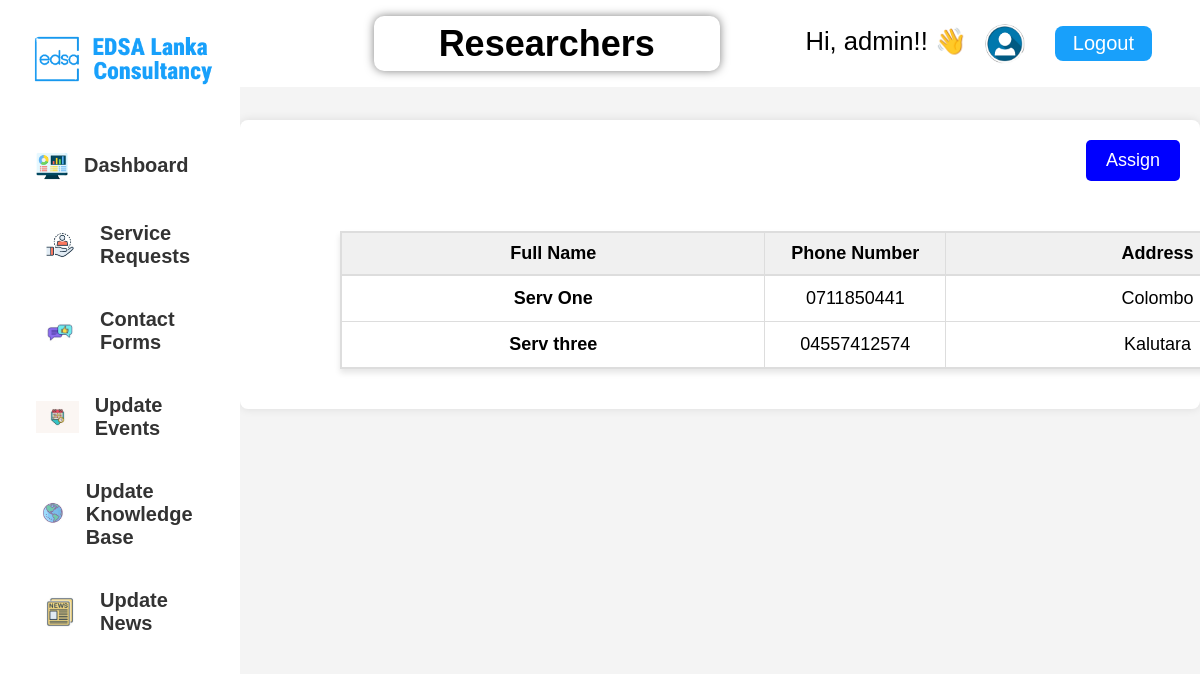
The page /companyworkers/servicerequest/reaserch.php (signed in) on the database its author committed.
### tables this page shows
CREATE TABLE `serviceproviders` (
  `provider_id` int(11) NOT NULL,
  `username` varchar(255) NOT NULL,
  `password` varchar(255) NOT NULL,
  `email` varchar(255) NOT NULL,
  `full_name` varchar(255) DEFAULT NULL,
  `phone` varchar(20) DEFAULT NULL,
  `address` text DEFAULT NULL,
  `field` varchar(255) NOT NULL,
  `speciality` varchar(255) DEFAULT NULL,
  `created_at` timestamp NOT NULL DEFAULT current_timestamp()
);

### companyworkers/servicerequest/reaserch.php (the view, shortened to what this page needs)
<?php
  require_once '../../config/config.php';
  $username = $_SESSION['username'];
?>
<!DOCTYPE html>
<html lang="en">
<head>
  <link rel="stylesheet" href="servicerequest.css">
  <link rel="stylesheet" href="../sidebar.css">
</head>
<body>
  <div class="container">
    <div class="sidebar">
      <div class="logo">
        <img src="../images/logo.png" alt="EDSA Lanka Consultancy Logo">
      </div>
      <ul class="menu">
        <li>
        <a href="../dashboard/dashboard.php">
            <button>
              <img src="../images/dashboard.png" alt="Dashboard">
              Dashboard
            </button>
          </a>
        </li>
        <li>
          <a href="../servicerequest.php">
            <button>
              <img src="../images/service.jpg" alt="servicerequest">
              Service Requests
            </button>
          </a>
        </li>
        <li>
          <a href="../contactforums/contactforum.html">
            <button>
              <img src="../images/contact forms.jpg" alt="contactforms">
              Contact Forms
            </button>
          </a>
        </li>
        <li>
          <a href="../updateevents/updateevents.php">
            <button>
              <img src="../images/events.jpg" alt="events">
              Update Events
            </button>
          </a>
        </li>
        <li>
          <a href="../updateknowlgebase/initial.php">
          <button>
            <img src="../images/knowlegdebase.jpg" alt="knowldgedebase">
            Update Knowledge Base
          </button>
          </a>
        </li>
        <li>
          <a href="../updatenews/initial.php">
          <button>
            <img src="../images/news.jpg" alt="News">
            Update News
          </button>
          </a>
        </li>
      </ul>
    </div>
    <div class="main-wrapper">
      <div class="navbar">
      <div class="controls card1">
            <h1>Researchers</h1>
        </div>
        <div class="profile">
          <p>Hi, <?php echo $username ?>!! 👋</p>
          <a href="../SP_Profile/Profile.html">
            <img src="../images/user.png" alt="Profile">
          </a>
        </div>
        <a href="../../Login/Logout.php" class="logout">Logout</a>
      </div>
      <div class="main-container">
      <div style="text-align: right;">
        <input type="submit" value="Assign" name="submit" class="submit-button">
      </div>
      <div class="table-container">
      <table class="table table-hover">
        <thead>
        <tr>
    <th scope="col" style="width: 25%;">Full Name</th>
    <th scope="col" style="width: 10%;">Phone Number</th>
    <th scope="col" style="width: 25%;">Address</th>
</tr>
</thead>
<tbody>
    <?php
    $sql = "SELECT * FROM serviceproviders WHERE speciality = 'Research'";
    $result = mysqli_query($conn, $sql);
    if ($result) {
        while ($row = mysqli_fetch_assoc($result)) {
            $full_name = $row['full_name'];
            $phone = $row['phone'];
            $address = $row['address'];
            $unique_id = uniqid();
            echo '<tr>
                <th scope="row">' . $full_name . '</th>
                <td>' . $phone . '</td>
                <td>' . $address . '</td>
                <td>
                    <label for="' . $unique_id . '" class="checkbox-label">
                        <input type="checkbox" id="' . $unique_id . '" name="action[]" value="' . $full_name . '" class="hidden-checkbox">
                        <span class="custom-checkbox"></span>
                    </label>
                </td>
            </tr>';
        }
    }
    ?>
</tbody>
      </div>
  </div>
  </div>
  </div>
</body>
</html>

### companyworkers/servicerequest/servicerequest.css (style rules this page uses)
.table-container { width: 90%; overflow-x: auto; margin-bottom: 20px; }
.table { width: 100%; border-collapse: collapse; min-width: 600px; }
.table th, .table td { padding: 12px 15px; text-align: left; border-bottom: 1px solid #ddd; }
.table thead tr { background-color: #f8f9fa; border-bottom: 2px solid #ddd; }
.main-container { padding: 20px; width: 100%; box-sizing: border-box; }
.main-wrapper { flex: 1; display: flex; flex-direction: column; overflow-x: hidden; }

### companyworkers/sidebar.css (style rules this page uses)
* { margin: 0; padding: 0; box-sizing: border-box; }
body { font-family: Arial, sans-serif; background-color: #f4f4f4; min-height: 100vh; }
.container { display: flex; width: 100%; }
.sidebar { background-color: white; width: 20vw; padding: 3vh; display: flex; flex-direction: column; align-items: center; position: fixed; height: 100vh; }
.sidebar .logo img { width: 100%; max-width: 20vw; margin-bottom: 5vh; }
.menu { list-style: none; width: 100%; }
.menu li { margin-bottom: 2vh; }
.menu a { text-decoration: none; }
.menu button { display: flex; align-items: center; font-size: 2.5vh; font-weight: bold; width: 100%; padding: 1.5vh; color: #333; background-color: #fff; border: none; cursor: pointer; text-align: left; border-radius: 1vh; gap: 1vh; text-decoration: none; }
.menu img { width: auto; height: 4vh; object-fit: contain; margin-right: 1vh; }
.navbar { width: 80vw; background-color: white; color: #18A0FB; margin-left: 0; padding: 2vh 4vw; position: fixed; z-index: 2; display: flex; justify-content: flex-end; align-items: center; }
.navbar a { color: #18A0FB; text-decoration: none; font-size: 2.5vh; padding: 0.8vh 1.5vw; margin-left: 1.5vw; border-radius: 1vh; display: flex; align-items: center; justify-content: center; }
.navbar a img { max-width: 100%; max-height: 100%; width: 5vh; height: 5vh; border-radius: 50%; }
.profile { display: flex; align-items: center; margin-right: 1vw; }
.profile a { padding: 0; background-color: #fff; border: none; cursor: pointer; border-radius: 50%; width: 5vh; height: 5vh; display: flex; justify-content: center; align-items: center; }
.logout { background-color: #18A0FB; color: white !important; }
.main-wrapper { width: 80vw; margin-left: 20vw; flex-direction: row; justify-content: center; }
.main-container { max-width: 100%; margin: 5vh; background: #fff; padding: 20px; border-radius: 8px; box-shadow: 0 0 10px rgba(0, 0, 0, 0.1); align-items: center; justify-content: center; margin-top: 15vh; }
.submit-button { font-size: 18px; color: white; background-color: blue; padding: 10px 20px; border: none; border-radius: 5px; cursor: pointer; transition: 0.3s ease; }
.table-container { max-height: 800px; overflow-y: auto; border: 1px solid #ddd; margin-top: 50px; box-shadow: 0px 4px 6px rgba(0, 0, 0, 0.1); width: 1200px; align-items: center; justify-content: center; justify-items: center; margin-left: 80px; }
.table { width: 100%; border-collapse: collapse; border-spacing: 0; font-size: 18px; text-align: left; }
.table thead th { background-color: #f0f0f0; color: rgb(0, 0, 0); padding: 10px; border: 1px solid #ddd; text-align: center; }
.table tbody tr:nth-child(odd) { background-color: #ffffff; }
.table tbody tr:nth-child(even) { background-color: #ffffff; }
.table td, .table th { padding: 10px; border: 1px solid #ddd; text-align: center; vertical-align: middle; }
p { font-size: 1.6rem; margin-bottom: 5px; color: #000000; }
.controls { width: 40%; height: 55px; padding: 20px; display: flex; flex-direction: column; justify-content: space-between; align-items: center; justify-content: center; background-color: #fff; margin: auto; border-radius: 8px; }
.card1 { box-shadow: 0 0 10px rgba(0, 0, 0, 0.5); color: #000000; background-repeat: no-repeat; background-size: cover; font-size: 18px; border-radius: 10px; }

### rows shown on the page
serviceproviders: full_name "Serv One", phone "0711850441", address "Colombo"
serviceproviders: full_name "Serv three", phone "04557412574", address "Kalutara"

### other values the page prints
$username "admin"
